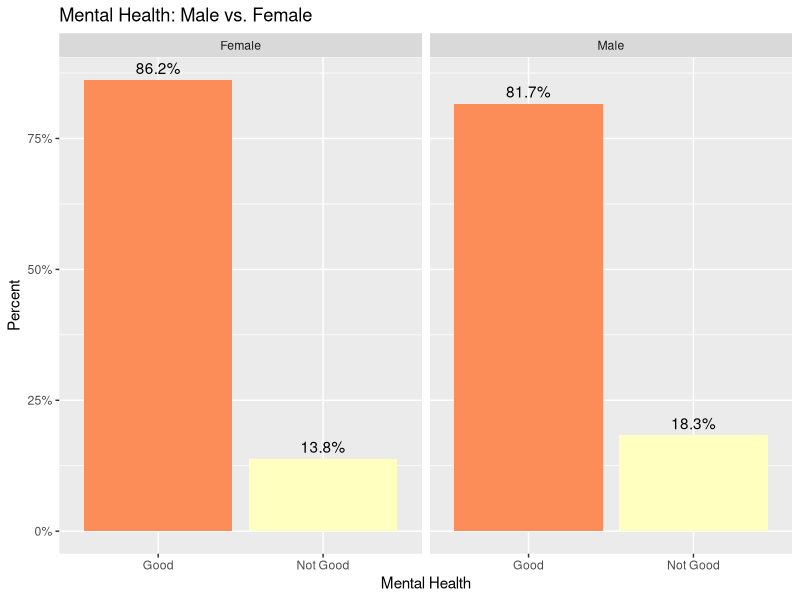
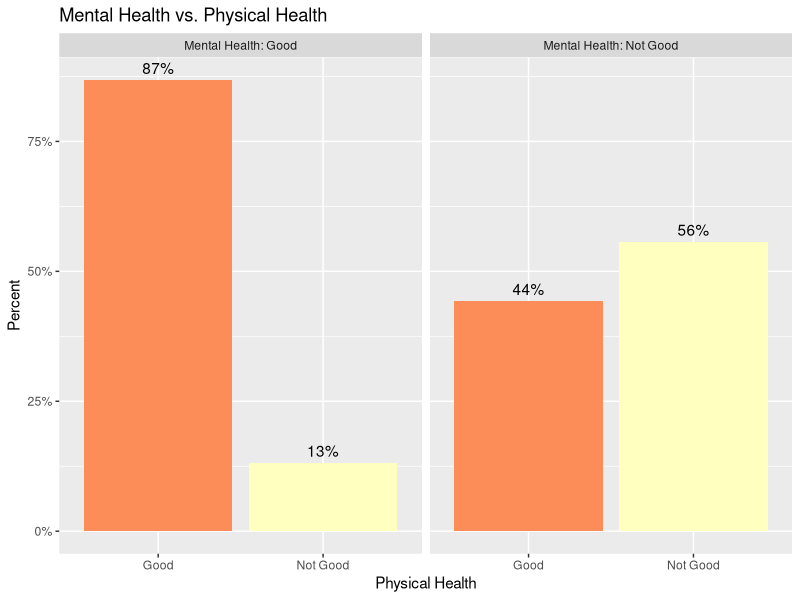
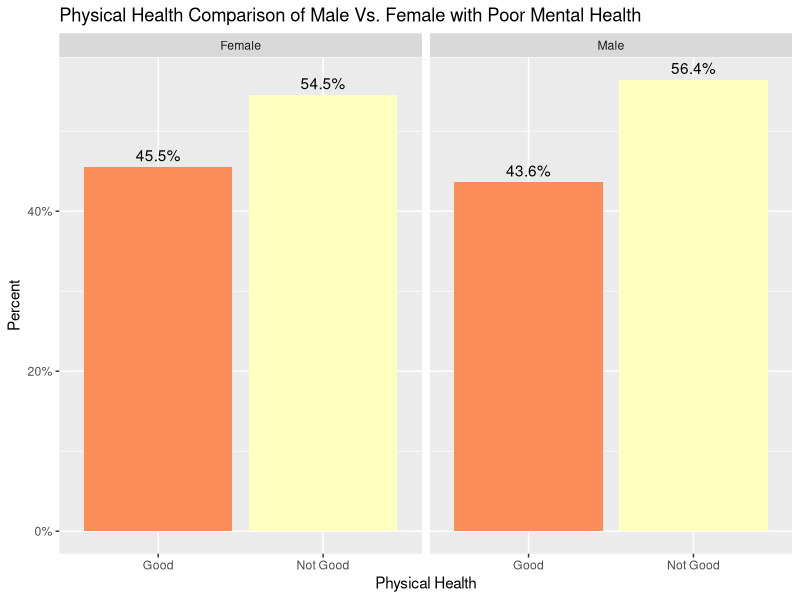
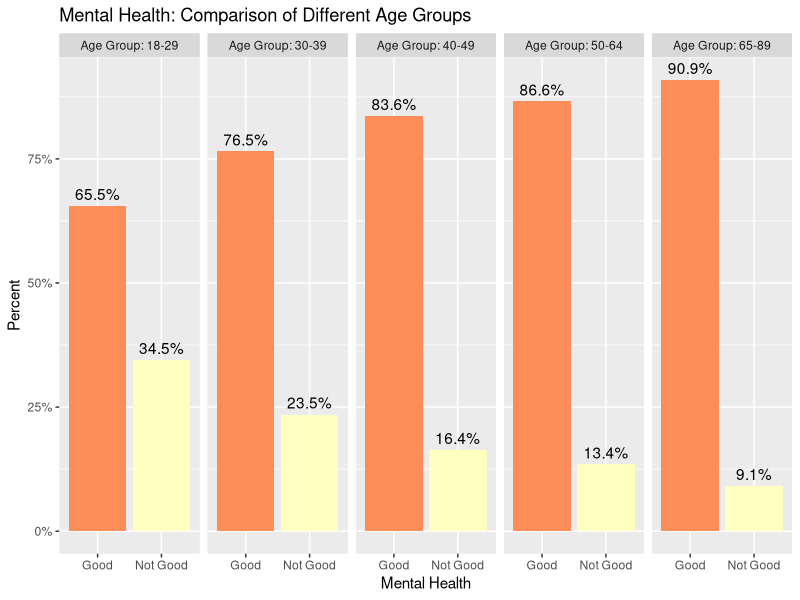
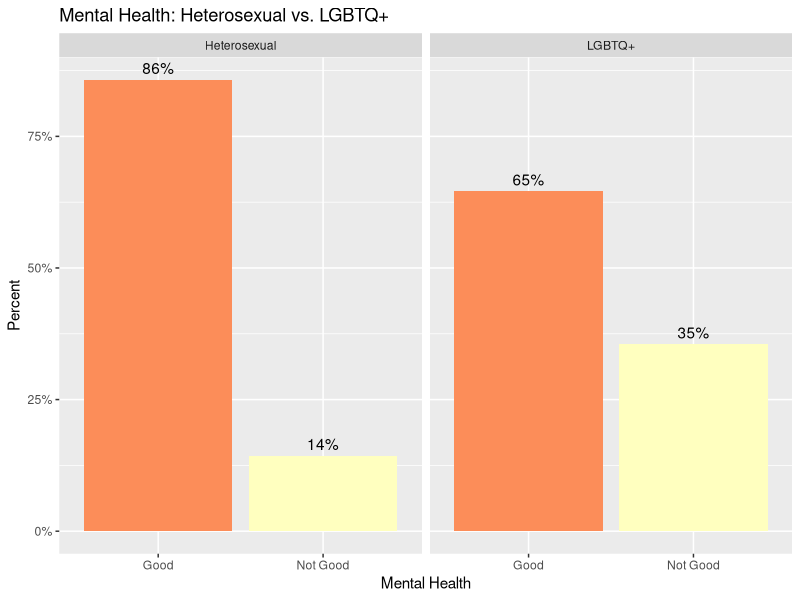
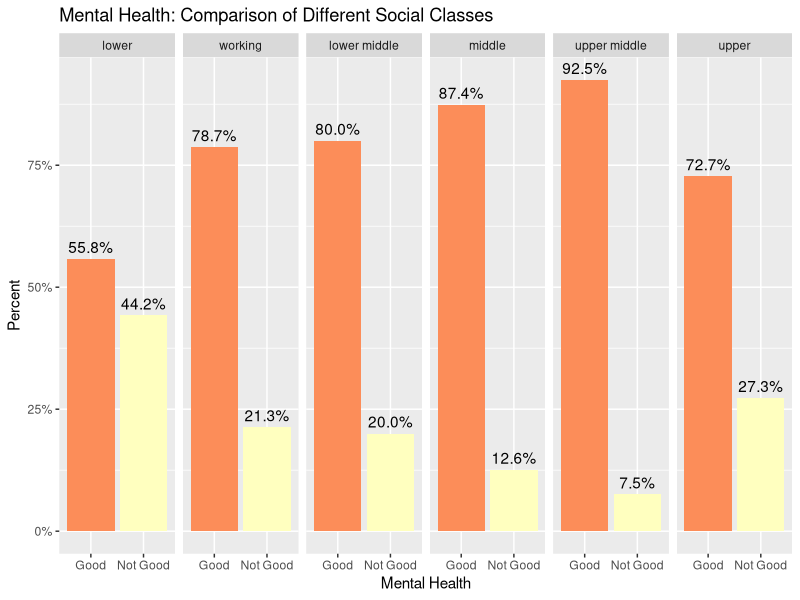
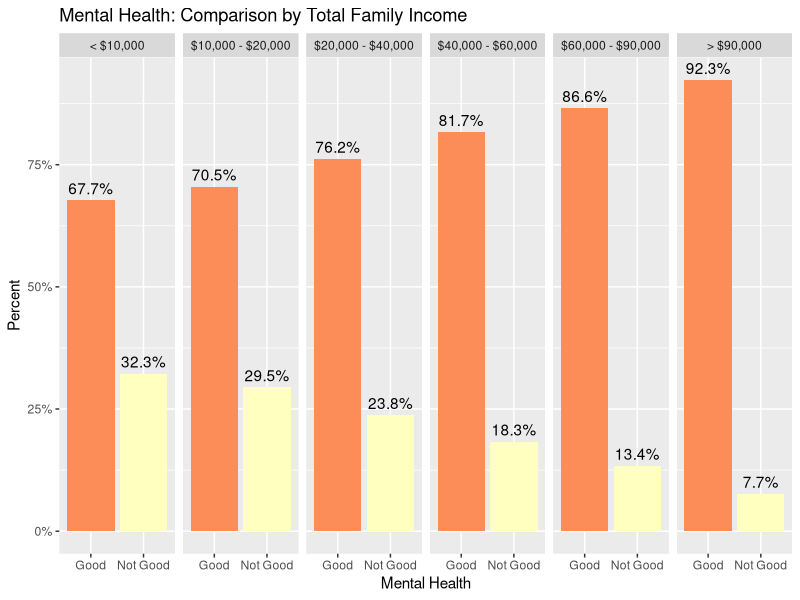
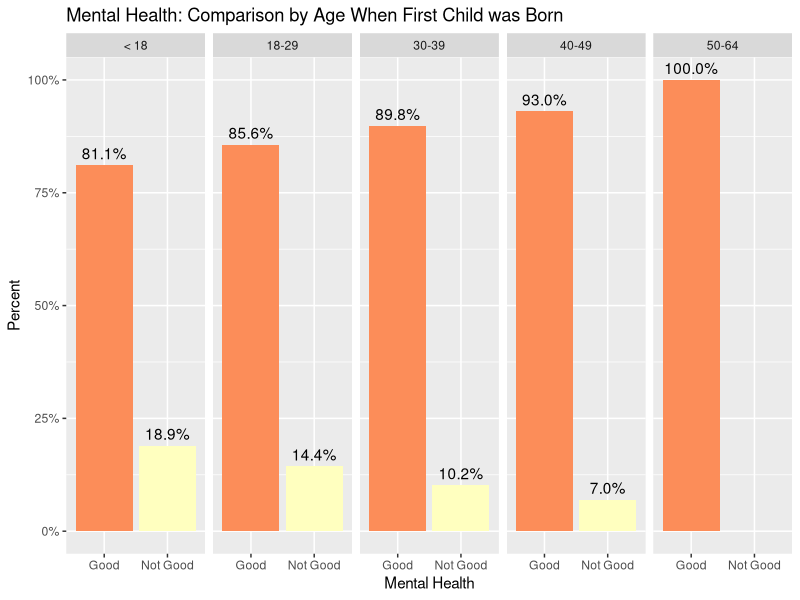

Write R code to recreate these figures, in order. (Note: this script raises an error after producing the figures.)
## ---- chunk 1
knitr::opts_chunk$set(echo = TRUE)
####Workplace Setup####
library(tidyverse)
library(ggplot2)
library(dplyr)
library(haven)
raw_data <- haven::read_dta("../../inputs/data/2021_stata/gss2021.dta")
gss2021 <- raw_data
## ---- chunk 2
labels <- c("Female", "Male")
gss2021$sex_group <- cut(gss2021$sex, 2, labels = labels)
#Recoding mental health
# Changed good or better to 'Good'
# Change poor and fair to 'Not Good'
gss2021 <- gss2021 %>%
  mutate(`Mental Health` = case_when(
    hlthmntl == 1 ~ 'Good',
    hlthmntl == 2 ~ 'Good',
    hlthmntl == 3 ~ 'Good',
    hlthmntl == 4 ~ 'Not Good',
    hlthmntl == 5 ~ 'Not Good',
  ))
#=============================================================================
# Percent Graph - Mental health - Male Vs Female
gss2021 %>% filter(!is.na(`Mental Health`), !is.na(sex_group)) %>% ggplot(aes(x= `Mental Health`,  group=sex_group)) +
  geom_bar(aes(y = ..prop.., fill = factor(..x..)), stat="count") +
  geom_text(aes( label = scales::percent(..prop..),
                 y= ..prop.. ), stat= "count", vjust = -.5) +
  labs(y = "Percent", x = 'Mental Health', title = 'Mental Health: Male vs. Female') +
  facet_grid(~sex_group) +
  scale_y_continuous(labels = scales::percent) + theme(legend.position="none") + scale_fill_brewer(palette = "Spectral")
## ---- chunk 3
#Recoding physical health
gss2021 <- gss2021 %>%
  mutate(`Physical Health` = case_when(
    hlthphys == 1 ~ 'Good',
    hlthphys == 2 ~ 'Good',
    hlthphys == 3 ~ 'Good',
    hlthphys == 4 ~ 'Not Good',
    hlthphys == 5 ~ 'Not Good',
  ))
#=============================================================================
# Percent Graph Physical health - Good Mental health vs Bad Mental Health
gss2021 %>% filter(!is.na(`Mental Health`), !is.na(sex_group), !is.na(`Physical Health`)) %>%
  ggplot(aes(x= `Physical Health`,  group= `Mental Health`)) +
  geom_bar(aes(y = ..prop.., fill = factor(..x..)), stat="count") +
  geom_text(aes( label = scales::percent(..prop..),
                 y= ..prop.. ), stat= "count", vjust = -.5) +
  labs(y = "Percent", fill="Physical Health", x = 'Physical Health', title = "Mental Health vs. Physical Health" ) +
  facet_grid(~`Mental Health` , labeller = label_both) +
  scale_y_continuous(labels = scales::percent) + theme(legend.position="none") + scale_fill_brewer(palette = "Spectral")
## ---- chunk 4
# Percent Graph - Poor Mental health = Physical health within Sex_Group comparison
gss2021 %>% filter(!is.na(`Mental Health`), !is.na(sex_group), !is.na(`Physical Health`), `Mental Health` =='Not Good') %>%
  ggplot(aes(x= `Physical Health`,  group=sex_group)) +
  geom_bar(aes(y = ..prop.., fill = factor(..x..)), stat="count") +
  geom_text(aes( label = scales::percent(..prop..),
                 y= ..prop.. ), stat= "count", vjust = -.5) +
  labs(y = "Percent", x="Physical Health", title = "Physical Health Comparison of Male Vs. Female with Poor Mental Health") +
  facet_grid(~sex_group) +
  scale_y_continuous(labels = scales::percent) + theme(legend.position="none") + scale_fill_brewer(palette = "Spectral")
## ---- chunk 5
# Recording Age Group
gss2021 <- gss2021 %>%
  mutate(`Age Group` = case_when(
    age >= 18 & age <= 29 ~ '18-29',
    age >= 30 & age <=39~ '30-39',
    age >= 40 & age <=49~ '40-49',
    age >= 50 & age <=64~ '50-64',
    age >= 65 & age <=89~ '65-89'
  ))
#=============================================================================
# Percent Graph - Mental health (Age Group Analysis)
gss2021 %>% filter(!is.na(`Mental Health`),!is.na(`Age Group`)) %>%
  ggplot(aes(x= `Mental Health`,  group=`Age Group`)) +
  geom_bar(aes(y = ..prop.., fill = factor(..x..)), stat="count") +
  geom_text(aes( label = scales::percent(..prop..),
                 y= ..prop.. ), stat= "count", vjust = -.5) +
  labs(y = "Percent", x="Mental Health", title = "Mental Health: Comparison of Different Age Groups") +
  facet_grid(~`Age Group`, labeller = label_both) +
  scale_y_continuous(labels = scales::percent) + theme(legend.position="none") + scale_fill_brewer(palette = "Spectral")
## ---- chunk 6
# Recoding Sexual orientation
gss2021 <- gss2021 %>%
  mutate(sexual_orientation = case_when(
    sexornt == 1 ~ 'LGBTQ+',
    sexornt == 2 ~ 'LGBTQ+',
    sexornt == 3 ~ 'Heterosexual'
  ))
#=============================================================================
# Percent Graph - Mental health (Sexual Orientation Analysis)
gss2021 %>% filter(!is.na(`Mental Health`), !is.na(sexual_orientation)) %>%
  ggplot(aes(x= `Mental Health`,  group=sexual_orientation)) +
  geom_bar(aes(y = ..prop.., fill = factor(..x..)), stat="count") +
  geom_text(aes( label = scales::percent(..prop..),
                 y= ..prop.. ), stat= "count", vjust = -.5) +
  labs(y = "Percent", x="Mental Health", title = "Mental Health: Heterosexual vs. LGBTQ+") +
  facet_grid(~sexual_orientation) +
  scale_y_continuous(labels = scales::percent) + theme(legend.position="none") + scale_fill_brewer(palette = "Spectral")
## ---- chunk 7
gss2021 <- gss2021 %>%
  mutate(`Social Class` = case_when(
    class1 == 1 ~ "lower",
    class1 == 2 ~ "working",
    class1 == 3 ~ "lower middle",
    class1 == 4 ~ "middle",
    class1 == 5 ~ "upper middle",
    class1 == 6 ~ "upper"))
#=============================================================================
# 'Mental Health: Comparison of Different Social Classes'
gss2021 %>% filter(!is.na(`Mental Health`), !is.na(`Social Class`)) %>% ggplot(aes(x= `Mental Health`,  group= `Social Class`))+
  geom_bar(aes(y = ..prop.., fill = factor(..x..)), stat="count") +
  geom_text(aes( label = scales::percent(..prop..),
                 y= ..prop.. ), stat= "count", vjust = -.5) +
  labs(y = "Percent", fill="mntl_poor", title = 'Mental Health: Comparison of Different Social Classes') +
  facet_grid(~factor(`Social Class`, levels = c('lower', 'working','lower middle', 'middle', 'upper middle', 'upper'))) +
  scale_y_continuous(labels = scales::percent) + theme(legend.position="none") + scale_fill_brewer(palette = "Spectral")
## ---- chunk 8
# Recoding Family Income
gss2021 <- gss2021 %>% 
  mutate(Income = case_when(
    income16 <= 8 ~ "< $10,000",
    income16 <= 12 ~ "$10,000 - $20,000",
    income16 <= 17 ~ "$20,000 - $40,000",
    income16 <= 19 ~ "$40,000 - $60,000",
    income16 <= 21 ~ "$60,000 - $90,000",
    income16 > 21 ~ "> $90,000"))
#=============================================================================
# 'Mental Health: Comparison by Total Family Income'
gss2021 %>% filter(!is.na(`Mental Health`), !is.na(Income)) %>%  ggplot(aes(x= `Mental Health`,  group=Income))+
  geom_bar(aes(y = ..prop.., fill = factor(..x..)), stat="count") +
  geom_text(aes( label = scales::percent(..prop..),
                 y= ..prop.. ), stat= "count", vjust = -.5) +
  labs(y = "Percent" , title = 'Mental Health: Comparison by Total Family Income') +
  facet_grid(~factor(Income, levels = c('< $10,000', "$10,000 - $20,000", "$20,000 - $40,000", "$40,000 - $60,000", "$60,000 - $90,000", "> $90,000"))) +
  scale_y_continuous(labels = scales::percent) + theme(legend.position="none") + scale_fill_brewer(palette = "Spectral")
## ---- chunk 9
# Recoding Age when first kid is born
gss2021 <- gss2021 %>%
  mutate(`Kid Born` = case_when(
    agekdbrn < 18 ~ '< 18',
    agekdbrn >= 18 & agekdbrn <= 29 ~ '18-29',
    agekdbrn >= 30 & agekdbrn <=39~ '30-39',
    agekdbrn >= 40 & agekdbrn <=49~ '40-49',
    agekdbrn >= 50 & agekdbrn <=64~ '50-64',
    agekdbrn >= 65 & agekdbrn <=89~ '65-89'
  ))
#=============================================================================
#  "Mental Health: Comparison by age when first child was born"
gss2021 %>% filter(!is.na(`Mental Health`), !is.na(`Kid Born`))  %>% ggplot(aes(x= `Mental Health`,  group=`Kid Born`))+
  geom_bar(aes(y = ..prop.., fill = factor(..x..)), stat="count") +
  geom_text(aes( label = scales::percent(..prop..),
                 y= ..prop.. ), stat= "count", vjust = -.5) +
  labs(y = "Percent", title = "Mental Health: Comparison by Age When First Child was Born") +
  facet_grid(~`Kid Born`) +
  scale_y_continuous(labels = scales::percent) + theme(legend.position="none") + scale_fill_brewer(palette = "Spectral")
## ---- chunk 10
knitr::include_graphics('../../inputs/supplemental_survey/001.png')
## ---- chunk 11
knitr::include_graphics('../../inputs/supplemental_survey/002.png')
## ---- chunk 12
knitr::include_graphics('../../inputs/supplemental_survey/003.png')
## ---- chunk 13
knitr::include_graphics('../../inputs/supplemental_survey/004.png')
